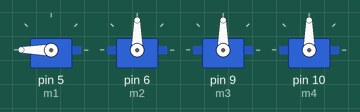
This sketch was run on a simulated Arduino Uno, built with avr-gcc and run on an emulated ATmega328P. On the bench: 4 × servo.

Above: at 0.1 s.
At 2.1 s:
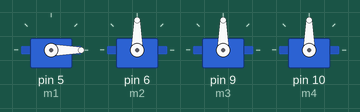
At 4.1 s:
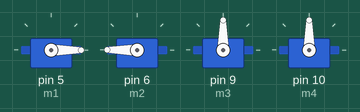
At 8.1 s:
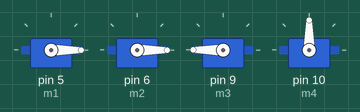
At 12.1 s:
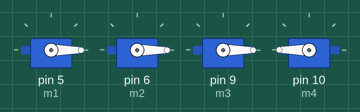
At 16.1 s:
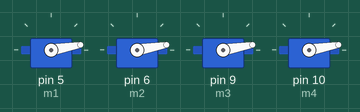
Timing chart, 0 to 17.6 s (numbered marks = the images above):
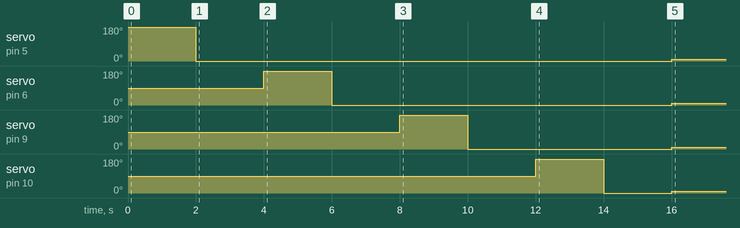

Measured:
- by itself, servo on pin 5 (m1): 180° → 0° at 2.0 s, → 10° 14.0 s later
- by itself, servo on pin 6 (m2): 90° → 180° at 4.0 s, → 0° 2.0 s later, → 10° 10.0 s later
- by itself, servo on pin 9 (m3): 90° → 180° at 8.0 s, → 0° 2.0 s later, → 10° 6.0 s later
- by itself, servo on pin 10 (m4): 90° → 180° at 12.0 s, → 0° 2.0 s later, → 10° 2.0 s later

The sketch:

Drone_demo.ino
```cpp
#include <Servo.h>
Servo m1;
Servo m2;
Servo m3;
Servo m4;

void setup() {


m1.attach(5);
m2.attach(6);
m3.attach(9);
m4.attach(10);

  m1.write(180);
  delay(2000);
  m1.write(0);
  delay(2000);

  m2.write(180);
  delay(2000);
  m2.write(0);
  delay(2000);

  m3.write(180);
  delay(2000);
  m3.write(0);
  delay(2000);

  m4.write(180);
  delay(2000);
  m4.write(0);
  delay(2000);


}

void loop() {

 m1.write(10);
 m2.write(10);
 m3.write(10);
 m4.write(10);
}
```
